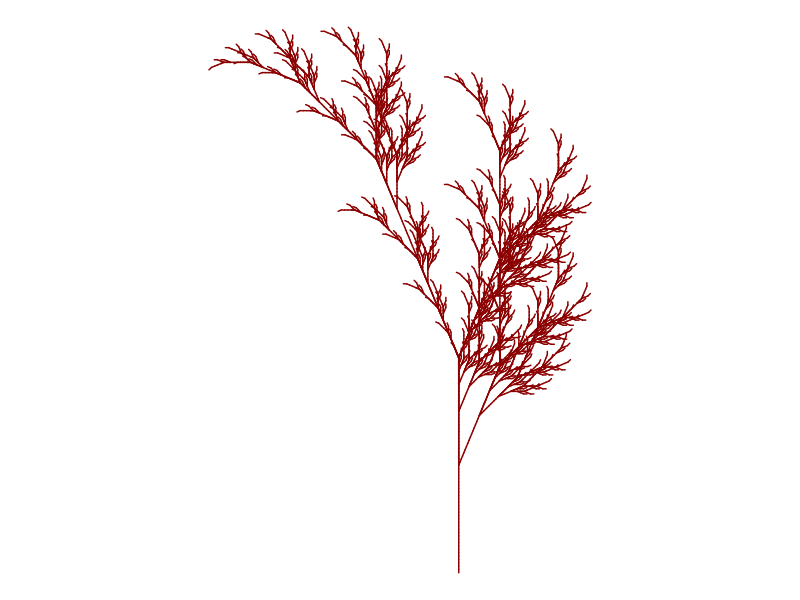

Here is the R script that generated this plot:
## ---- chunk 1
## Data Visualization
## Objective: Create graphics with R
## Title: Fall color
# Credit: https://fronkonstin.com

# Install packages
install.packages(c("gsubfn", "proto", "tidyverse"))

library(gsubfn)
library(tidyverse)

# Define elements in plant art
# Each image corresponds to a different axiom, rules, angle and depth

# Leaf of Fall

axiom="X"
rules=list("X"="F-[[X]+X]+F[+FX]-X", "F"="FF")
angle=22.5
depth=6


for (i in 1:depth) axiom=gsubfn(".", rules, axiom)

actions=str_extract_all(axiom, "\\d*\\+|\\d*\\-|F|L|R|\\[|\\]|\\|") %>% unlist

status=data.frame(x=numeric(0), y=numeric(0), alfa=numeric(0))
points=data.frame(x1 = 0, y1 = 0, x2 = NA, y2 = NA, alfa=90, depth=1)


# Generating data
# Note: may take a minute or two

for (action in actions)
{
  if (action=="F")
  {
    x=points[1, "x1"]+cos(points[1, "alfa"]*(pi/180))
    y=points[1, "y1"]+sin(points[1, "alfa"]*(pi/180))
    points[1,"x2"]=x
    points[1,"y2"]=y
    data.frame(x1 = x, y1 = y, x2 = NA, y2 = NA,
               alfa=points[1, "alfa"],
               depth=points[1,"depth"]) %>% rbind(points)->points
  }
  if (action %in% c("+", "-")){
    alfa=points[1, "alfa"]
    points[1, "alfa"]=eval(parse(text=paste0("alfa",action, angle)))
  }
  if(action=="["){
    data.frame(x=points[1, "x1"], y=points[1, "y1"], alfa=points[1, "alfa"]) %>%
      rbind(status) -> status
    points[1, "depth"]=points[1, "depth"]+1
  }

  if(action=="]"){
    depth=points[1, "depth"]
    points[-1,]->points
    data.frame(x1=status[1, "x"], y1=status[1, "y"], x2=NA, y2=NA,
               alfa=status[1, "alfa"],
               depth=depth-1) %>%
      rbind(points) -> points
    status[-1,]->status
  }
}

ggplot() +
  geom_segment(aes(x = x1, y = y1, xend = x2, yend = y2),
               lineend = "round",
               color="darkred", # Set your own Fall color?
               data=na.omit(points)) +
  coord_fixed(ratio = 1) +
  theme_void() # No grid nor axes
